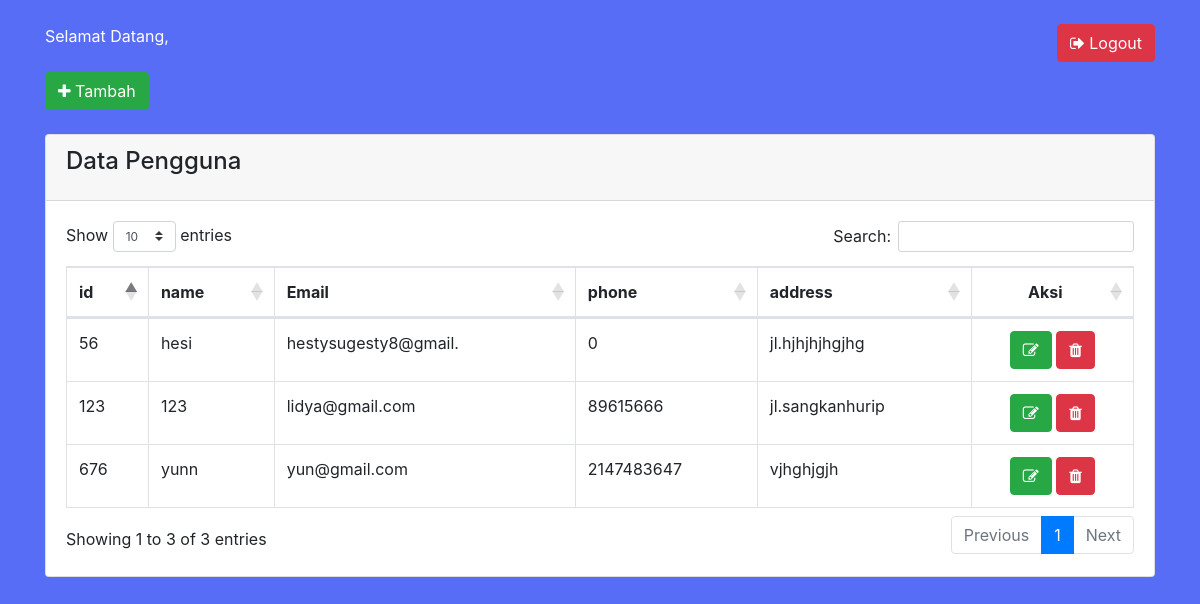
The page / on the database its author committed.
### tables this page shows
CREATE TABLE `user` (
  `id` int(12) NOT NULL,
  `name` varchar(20) NOT NULL,
  `email` varchar(20) NOT NULL,
  `phone` int(13) NOT NULL,
  `address` varchar(25) NOT NULL
);

### proses/panggil.php (called while the page is built, shortened)
<?php
    include 'prosescrud.php';
    $db = new Koneksi();
    $koneksi =  $db->DBConnect();
    $proses = new prosescrud($koneksi);
?>

### proses/prosescrud.php (called while the page is built, shortened)
<?php
class prosesCrud {
    protected $db;
    function __construct($db){
        $this->db = $db;
    }
    function tampil_data($tabel)
    {
        $row = $this->db->prepare("SELECT * FROM ". $tabel);
        $row->execute();
        return $hasil = $row->fetchAll();
    }
}

### index.php (the view, shortened to what this page needs)
<?php
    require 'proses/panggil.php';
?>
<!DOCTYPE HTML>
<html>
	<head>
        <link rel="stylesheet" href="https://cdnjs.cloudflare.com/ajax/libs/twitter-bootstrap/4.1.3/css/bootstrap.css">
        <link rel="stylesheet" href="https://cdn.datatables.net/1.10.19/css/dataTables.bootstrap4.min.css" />
        <link rel="stylesheet" href="https://stackpath.bootstrapcdn.com/font-awesome/4.7.0/css/font-awesome.min.css">
	</head>
    <body style="background:#586df5;">
		<div class="container">
			<div class="row">
				<div class="col-lg-12">
                    <?php if(empty($_SESSION['ADMIN'])){?>
                    <br/>
                    <span style="color:#fff";>Selamat Datang, <?php echo $sesi['name'];?></span>
                    <a href="logout.php" class="btn btn-danger btn-md float-right"><span class="fa fa-sign-out"></span> Logout</a>
                    <br/><br/>
                    <a href="tambah.php" class="btn btn-success btn-md"><span class="fa fa-plus"></span> Tambah</a>
                    <br/><br/>
                    <div class="card">
                        <div class="card-header">
                            <h4 class="card-title">Data Pengguna</h4>
                        </div>
                        <div class="card-body">
                            <table class="table table-hover table-bordered" id="mytable" style="margin-top: 10px">
                                <thead>
                                    <tr>
                                        <th>id</th>
                                        <th>name</th>
                                        <th>Email</th>
                                        <th>phone</th>
                                        <th>address</th>
                                        <th style="text-align: center;">Aksi</th>
                                    </tr>
                                </thead>
                                <tbody>
                                <?php
                                    $hasil = $proses->tampil_data('user');
                                    foreach($hasil as $isi){
                                ?>
                                    <tr>
                                        <td><?php echo $isi['id']?></td>
                                        <td><?php echo $isi['name'];?></td>
                                        <td><?php echo $isi['email'];?></td>
                                        <td><?php echo $isi['phone'];?></td>
                                        <td><?php echo $isi['address'];?></td>
                                        <td style="text-align: center;">
                                            <a href="edit.php?id=<?php echo $isi['id'];?>" class="btn btn-success btn-md">
                                            <span class="fa fa-edit"></span></a>
                                            <a onclick="return confirm('Apakah yakin data akan di hapus?')" href="proses/crud.php?aksi=hapus&hapusid=<?php echo $isi['id'];?>"
                                            class="btn btn-danger btn-md"><span class="fa fa-trash"></span></a>
                                        </td>
                                    </tr>
                                <?php
                                    }
                                ?>
                                </tbody>
                            </table>
                        </div>
                    </div>
                    <?php }?>
			    </div>
			</div>
		</div>
	</body>
</html>

### rows shown on the page
user: id "56", name "hesi", email "hestysugesty8@gmail.", phone "0", address "jl.hjhjhjhgjhg"
user: id "123", name "123", email "lidya@gmail.com", phone "89615666", address "jl.sangkanhurip"
user: id "676", name "yunn", email "yun@gmail.com", phone "2147483647", address "vjhghjgjh"
